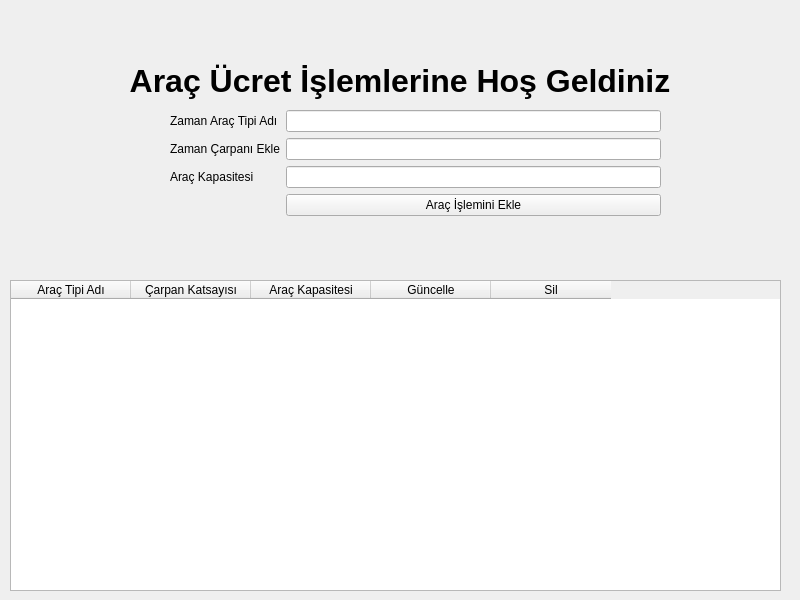
<?xml version="1.0" encoding="UTF-8"?>
<ui version="4.0">
 <class>Form</class>
 <widget class="QWidget" name="Form">
  <property name="geometry">
   <rect>
    <x>0</x>
    <y>0</y>
    <width>800</width>
    <height>600</height>
   </rect>
  </property>
  <property name="windowTitle">
   <string>Araç Ekleme,  Güncelleme ve Silme Ekranı</string>
  </property>
  <widget class="QLabel" name="label">
   <property name="geometry">
    <rect>
     <x>30</x>
     <y>50</y>
     <width>740</width>
     <height>61</height>
    </rect>
   </property>
   <property name="font">
    <font>
     <pointsize>24</pointsize>
     <weight>75</weight>
     <bold>true</bold>
    </font>
   </property>
   <property name="text">
    <string>Araç Ücret İşlemlerine Hoş Geldiniz</string>
   </property>
   <property name="alignment">
    <set>Qt::AlignCenter</set>
   </property>
  </widget>
  <widget class="QTableWidget" name="tableWidget">
   <property name="geometry">
    <rect>
     <x>10</x>
     <y>280</y>
     <width>771</width>
     <height>311</height>
    </rect>
   </property>
   <property name="maximumSize">
    <size>
     <width>790</width>
     <height>431</height>
    </size>
   </property>
   <attribute name="horizontalHeaderCascadingSectionResizes">
    <bool>false</bool>
   </attribute>
   <attribute name="horizontalHeaderDefaultSectionSize">
    <number>120</number>
   </attribute>
   <attribute name="horizontalHeaderStretchLastSection">
    <bool>false</bool>
   </attribute>
   <column>
    <property name="text">
     <string>Araç Tipi Adı</string>
    </property>
   </column>
   <column>
    <property name="text">
     <string>Çarpan Katsayısı</string>
    </property>
   </column>
   <column>
    <property name="text">
     <string>Araç Kapasitesi</string>
    </property>
   </column>
   <column>
    <property name="text">
     <string>Güncelle</string>
    </property>
   </column>
   <column>
    <property name="text">
     <string>Sil</string>
    </property>
   </column>
  </widget>
  <widget class="QWidget" name="formLayoutWidget">
   <property name="geometry">
    <rect>
     <x>170</x>
     <y>110</y>
     <width>491</width>
     <height>129</height>
    </rect>
   </property>
   <layout class="QFormLayout" name="formLayout">
    <item row="0" column="0">
     <widget class="QLabel" name="zamanAralAdLabel">
      <property name="text">
       <string>Zaman Araç Tipi Adı</string>
      </property>
     </widget>
    </item>
    <item row="0" column="1">
     <widget class="QLineEdit" name="arac_adi"/>
    </item>
    <item row="1" column="0">
     <widget class="QLabel" name="zamanArpanEkleLabel">
      <property name="text">
       <string>Zaman Çarpanı Ekle</string>
      </property>
     </widget>
    </item>
    <item row="1" column="1">
     <widget class="QLineEdit" name="arac_carpani"/>
    </item>
    <item row="3" column="0">
     <widget class="QLabel" name="araKapasitesiLabel">
      <property name="text">
       <string>Araç Kapasitesi</string>
      </property>
     </widget>
    </item>
    <item row="3" column="1">
     <widget class="QLineEdit" name="arac_kapasite"/>
    </item>
    <item row="4" column="1">
     <widget class="QPushButton" name="arac_ekle_btn">
      <property name="text">
       <string>Araç İşlemini Ekle</string>
      </property>
     </widget>
    </item>
   </layout>
  </widget>
 </widget>
 <resources/>
 <connections/>
</ui>
